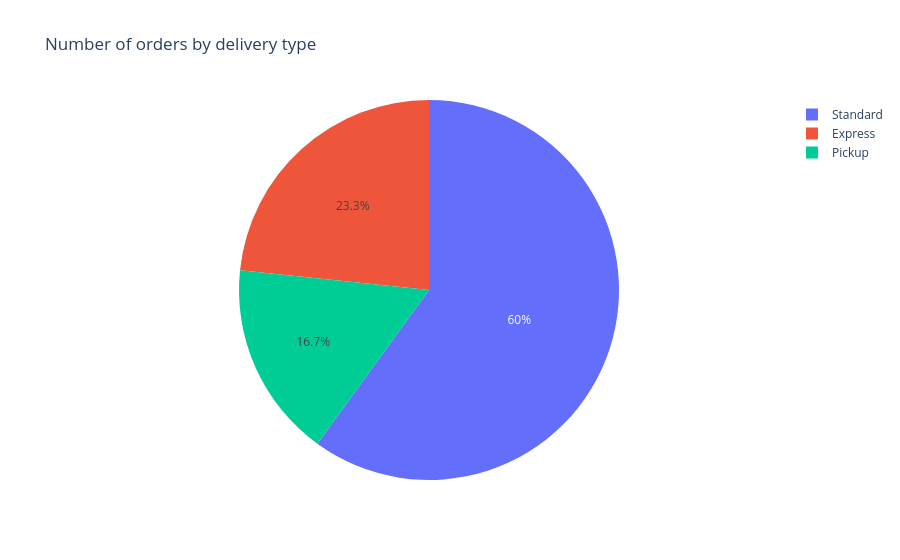

Write notebook code for a chart like this one.
### Markdown cell above
## Raw - Number of order by delivery type - Bez CSV-a

### Code cell
import plotly.express as px
import pandas as pd

delivery_types = ['Standard', 'Express', 'Pickup']
orders = [180, 70, 50]
 
df = pd.DataFrame({
    "delivery_type": delivery_types,
    "order_number": orders
})
 
fig = px.pie(data_frame=df, names="delivery_type", values="order_number", title="Number of orders by delivery type")
fig.show()

### Figure 1 — Plotly figure (JSON) as saved in the notebook; plotly's stock layout.template omitted (floating-point values rounded to 4 significant figures)
{"data": [{"domain": {"x": [0, 1], "y": [0, 1]}, "hovertemplate": "delivery_type=%{label}<br>order_number=%{value}<extra></extra>", "labels": ["Standard", "Express", "Pickup"], "legendgroup": "", "name": "", "showlegend": true, "type": "pie", "values": [180, 70, 50]}], "layout": {"legend": {"tracegroupgap": 0}, "title": {"text": "Number of orders by delivery type"}}}
